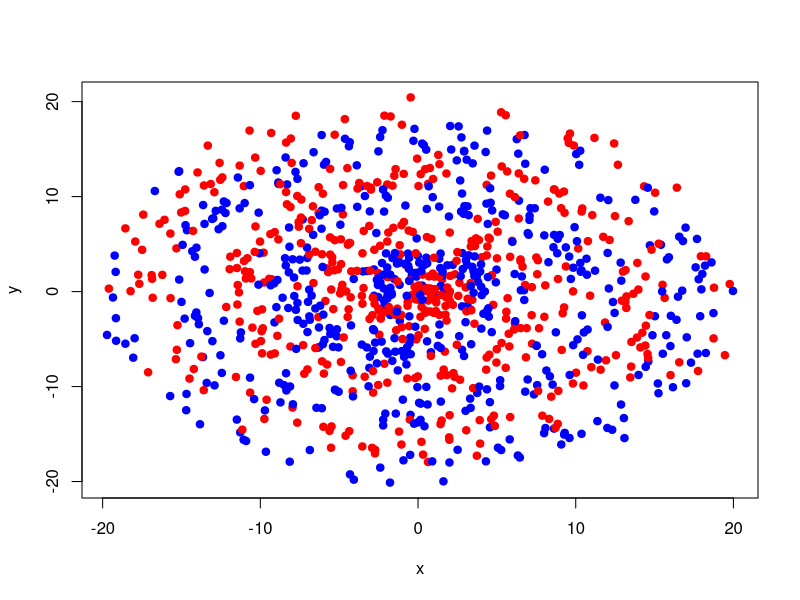
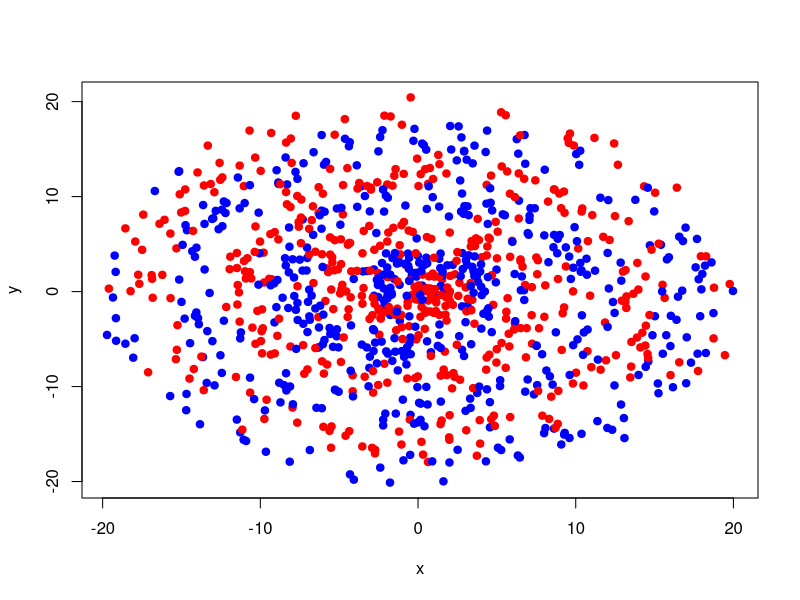
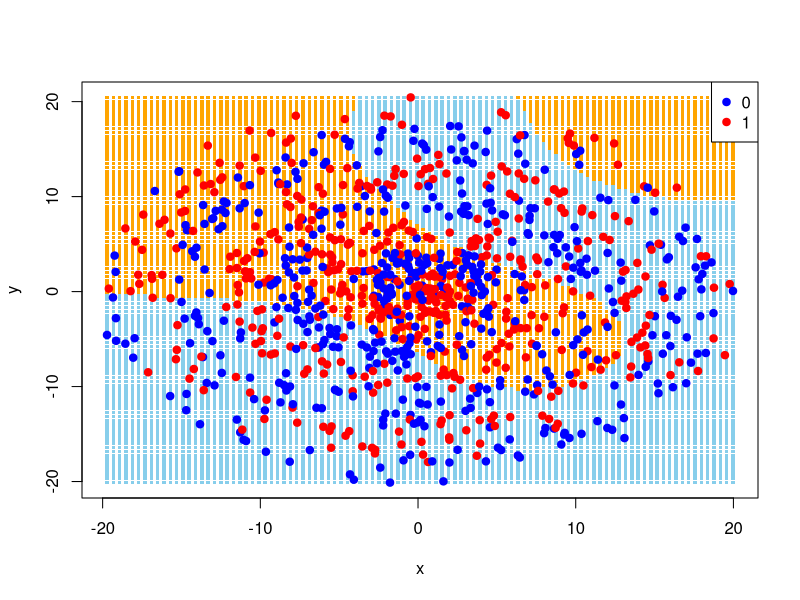
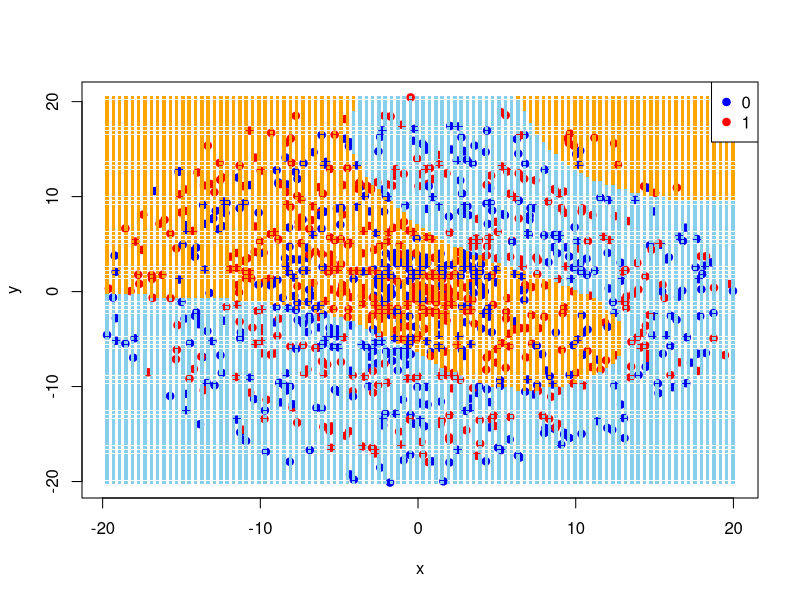
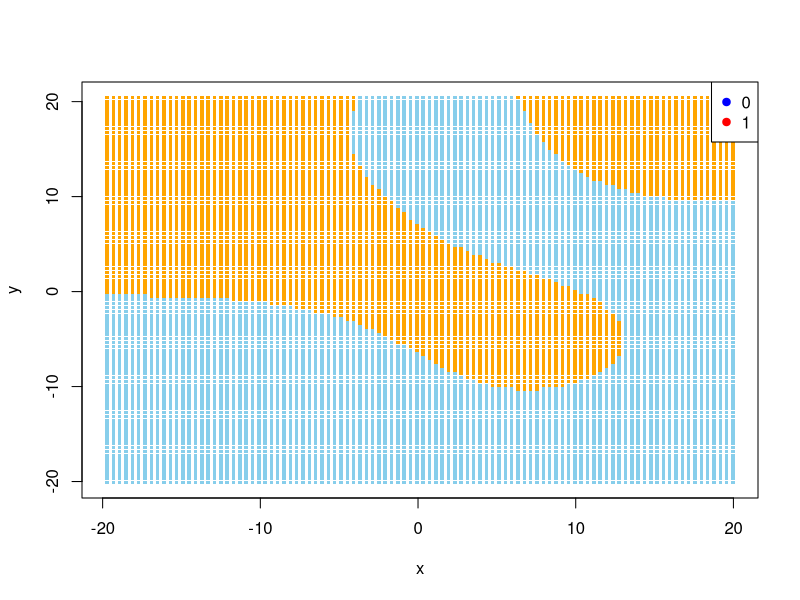
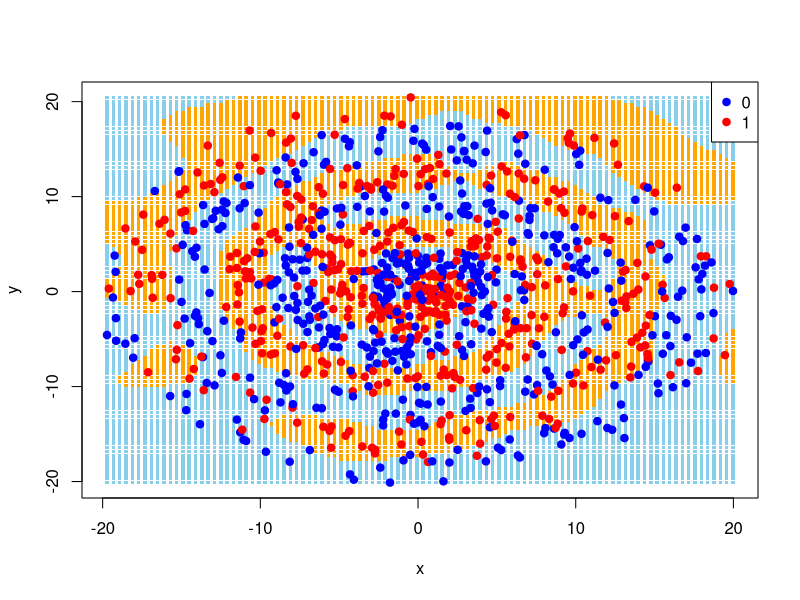
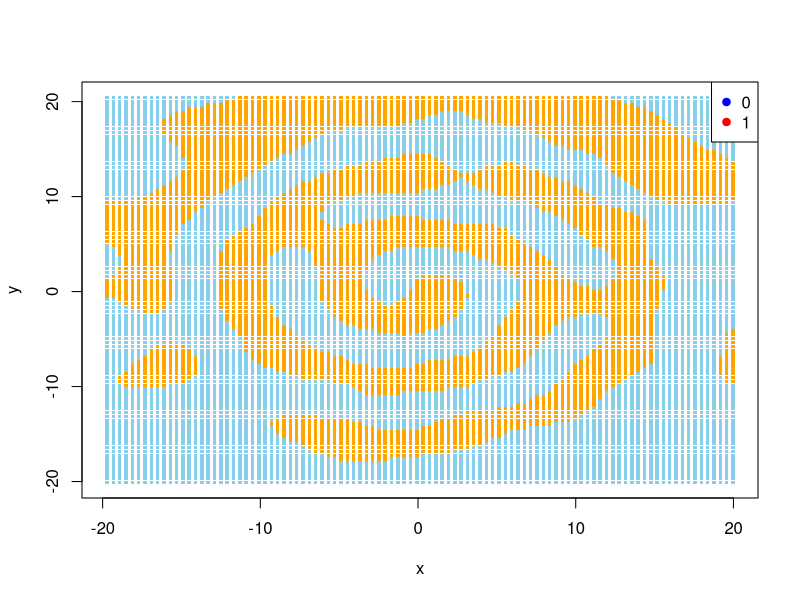
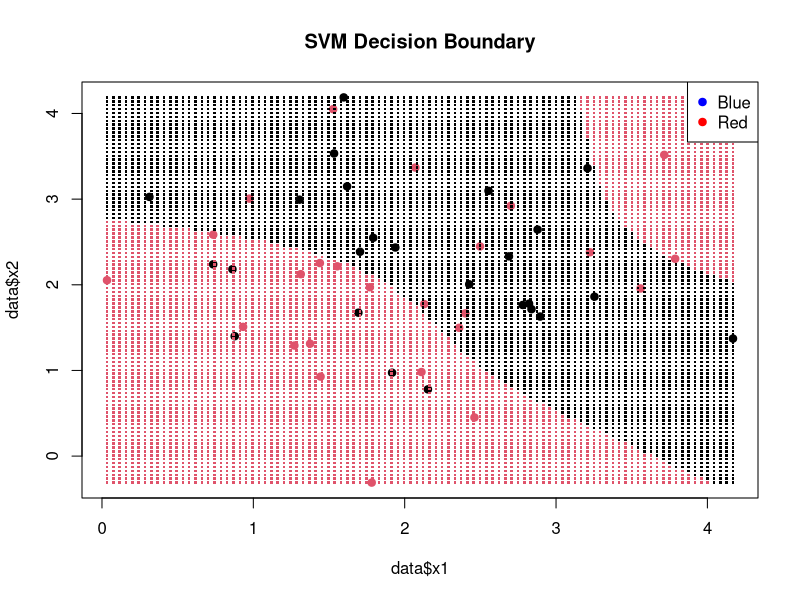

Source code (R) for these figures, in order:
## ---- chunk 1
print("Hello world!")
## ---- chunk 2
n <- 1000
r <- 6 * pi + 1
r_offset <- 2
colors <- c("blue", "red")

generate_spiral <- function(n, r, r_offset, colors, seed) {
  set.seed(seed)

  # Generate random values for r and theta
  r <- runif(n, 1, 6 * pi + 1)
  theta <- runif(n, 0, 2 * pi)

  # Classify observations based on r and theta
  class <- ifelse((r + theta) %% (2 * pi) < pi, 1, 0)

  # Create a data frame with the data
  data <- data.frame(r, theta, class)

  # Create colors based on class
  data$color <- ifelse(data$class == 1, colors[2], colors[1])

  # Convert polar coordinates to Cartesian coordinates
  data$x <- data$r * cos(data$theta)
  data$y <- data$r * sin(data$theta)

  # Offset the data
  for (j in 1:n) {
    r_offset_val <- runif(1, 0, r_offset)
    theta_offset_val <- runif(1, 0, 2 * pi)

    # Convert to Cartesian coordinates
    data$x[j] <- data$x[j] + r_offset_val * cos(theta_offset_val)
    data$y[j] <- data$y[j] + r_offset_val * sin(theta_offset_val)

    # Convert back to polar coordinates
    data$r[j] <- sqrt(data$x[j]^2 + data$y[j]^2)
    data$theta[j] <- atan2(data$y[j], data$x[j])
  }

  return(data)
}

data <- generate_spiral(n, r, r_offset, colors, seed = 2024)
## ---- chunk 3
# Plot the data in the x and y coordinates
plot(data$x, data$y, col = data$color, pch = 19, xlab = "x", ylab = "y")

# Plot the data in polar coordinates
# plot(data$r, data$theta, col = data$color, pch = 19, xlab = "r", ylab = "theta")

# Plot r*theta vs. r^2 * theta^2
# plot(data$r + data$theta, data$r * data$theta, col = data$color, pch = 19, xlab = "r*theta", ylab = "r^2 * theta^2")
## ---- chunk 4
# Load the required svm library
library(e1071)
library(caret)

# Convert class to a factor
data$class <- as.factor(data$class)

# Create a data frame with only the class and the x and y coordinates
data2 <- data.frame(class = data$class, x = data$x, y = data$y)
data2$class <- as.factor(data2$class)

# Use a radial basis function kernel to classify the data with the SVM function
svmfit <- svm(class ~ ., data = data2, kernel = "radial")
print(svmfit)

# Create a confusion matrix to evaluate the SVM model
confusionMatrix(predict(svmfit, data2), data2$class)
## ---- chunk 5
# Define colors for data points
point_colors <- c("blue", "red")

# Define colors for decision boundary
boundary_colors <- c("skyblue", "orange")

# Plot the data points
plot(data2$x, data2$y, col = point_colors[data2$class], pch = 19, xlab = "x", ylab = "y")

# Plot the decision boundary
x1_grid <- seq(min(data2$x), max(data2$x), length.out = 100)
x2_grid <- seq(min(data2$y), max(data2$y), length.out = 100)
grid <- expand.grid(x = x1_grid, y = x2_grid)

predicted_labels <- predict(svmfit, newdata = grid)

plot(grid$x, grid$y, col = boundary_colors[predicted_labels], pch = ".", cex = 3.5, xlab = "x", ylab = "y")

# Plot the data points
points(data2$x, data2$y, col = point_colors[data2$class], pch = 19)
legend("topright", legend = levels(data2$class), col = point_colors, pch = 19)
## ---- chunk 6
# Plot the data points
plot(data2$x, data2$y, col = point_colors[data2$class], pch = 19, xlab = "x", ylab = "y")

# Plot the decision boundary
points(grid$x, grid$y, col = boundary_colors[predicted_labels], pch = ".", cex = 3.5)
legend("topright", legend = levels(data2$class), col = point_colors, pch = 19)
## ---- chunk 7
# Plot the decision boundary
plot(grid$x, grid$y, col = boundary_colors[predicted_labels], pch = ".", cex = 3.5, xlab = "x", ylab = "y")
legend("topright", legend = levels(data2$class), col = point_colors, pch = 19)
## ---- chunk 8
# First write a simple cross validation function
cross_validate <- function(folds, costs, gammas, data, seed) {
  # Create a data frame to store the results
  results <- data.frame(cost = numeric(0), gamma = numeric(0), accuracy = numeric(0))

  # Loop through each cost and gamma value
  for (cost in costs) {
    for (gamma in gammas) {
      # Set seed so the folds should be the same each time
      set.seed(seed)

      # Use cross-validation to find the best cost and gamma values
      svm_cross <- svm(class ~ ., data = data, kernel = "radial", cross = folds, cost = cost, gamma = gamma)

      # Store the results
      results <- rbind(results, data.frame(cost = cost, gamma = gamma, accuracy = svm_cross$tot.accuracy))
    }
  }

  return(results)
}

# Run our function
validation_data_frame <- cross_validate(5, c(0.1, 1, 10, 100, 1000), c(0.01, 0.1, 1, 10, 100), data2, seed = 2024)

# Print the top 5 best cost and gamma values
print(validation_data_frame[order(-validation_data_frame$accuracy), ][1:5, ])
## ---- chunk 9
# Use the best cost and gamma values to classify the data
svmfit_best <- svm(class ~ ., data = data2, kernel = "radial", cost = 1, gamma = 10)

# Create a confusion matrix to evaluate the SVM model
confusionMatrix(predict(svmfit_best, data2), data2$class)

predicted_labels_best <- predict(svmfit_best, newdata = grid)

plot(grid$x, grid$y, col = boundary_colors[predicted_labels_best], pch = ".", cex = 3.5, xlab = "x", ylab = "y")

# Plot the data points
points(data2$x, data2$y, col = point_colors[data2$class], pch = 19)
legend("topright", legend = levels(data2$class), col = point_colors, pch = 19)
## ---- chunk 10
# Plot the decision boundary
plot(grid$x, grid$y, col = boundary_colors[predicted_labels_best], pch = ".", cex = 3.5, xlab = "x", ylab = "y")
legend("topright", legend = levels(data2$class), col = point_colors, pch = 19)
## ---- chunk 11
print("")

# Create a toy dataset
set.seed(123)
data <- data.frame(
  x1 = rnorm(50, mean = 2),
  x2 = rnorm(50, mean = 2),
  label = c(rep("Red", 25), rep("Blue", 25)) |> as.factor()
)

# Train an SVM
svm_model <- svm(label ~ ., data = data, kernel = "radial")

# Create a grid of points for prediction
x1_grid <- seq(min(data$x1), max(data$x1), length.out = 100)
x2_grid <- seq(min(data$x2), max(data$x2), length.out = 100)
grid <- expand.grid(x1 = x1_grid, x2 = x2_grid)

# Predict class labels for the grid
predicted_labels <- predict(svm_model, newdata = grid)

# Plot the decision boundary
plot(data$x1, data$x2, col = factor(data$label), pch = 19, main = "SVM Decision Boundary")
points(grid$x1, grid$x2, col = factor(predicted_labels), pch = ".", cex = 2.5)
legend("topright", legend = levels(data$label), col = c("blue", "red"), pch = 19)
